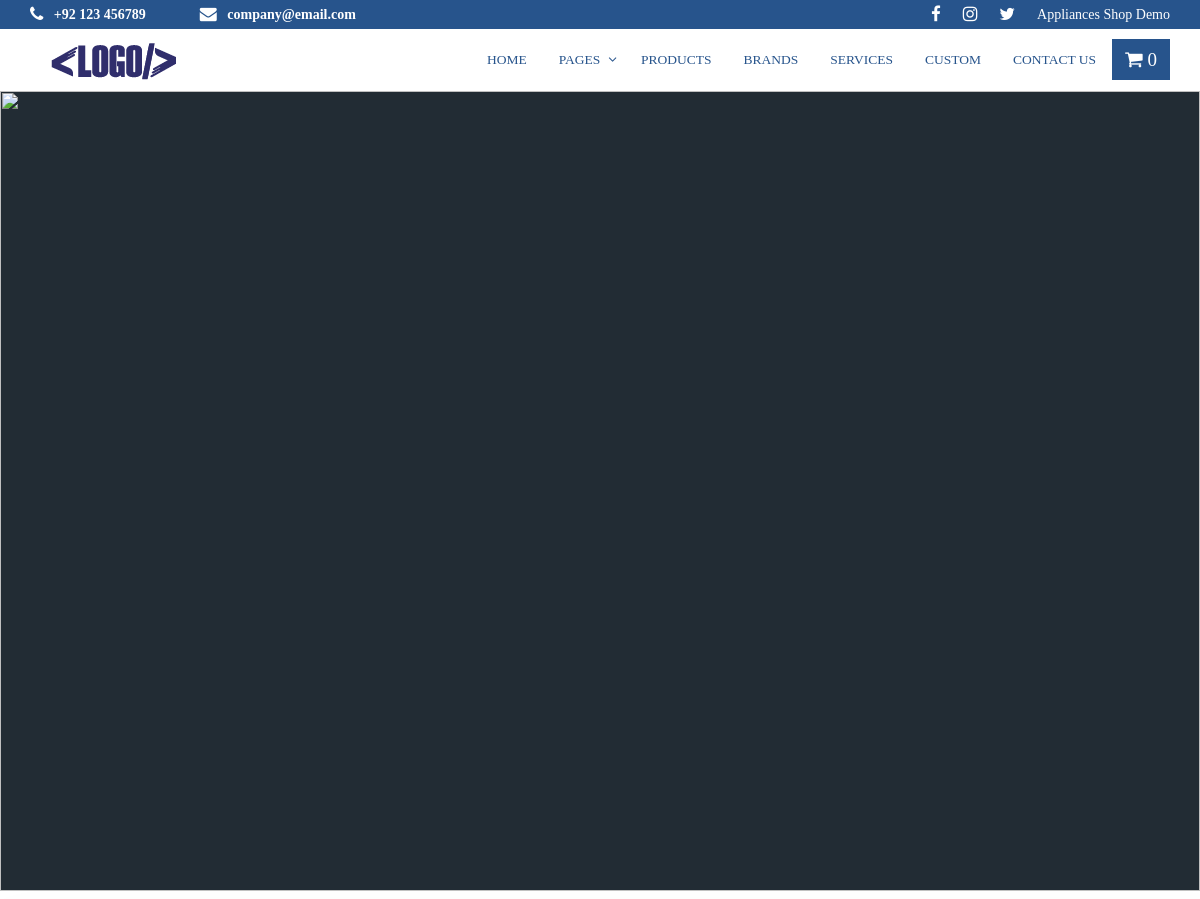
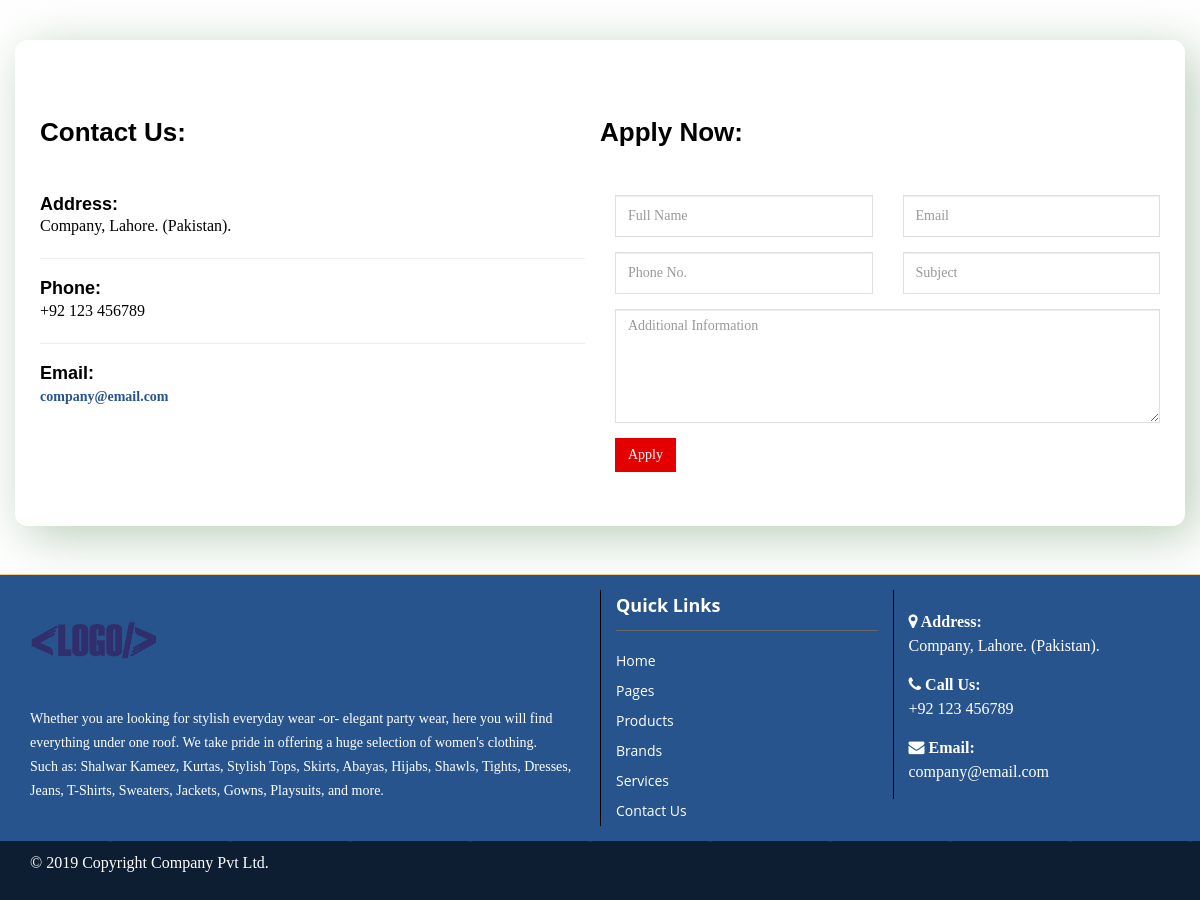
/career.php, run on the app's committed database (2 pictures, top to bottom).
### tables this page shows
CREATE TABLE IF NOT EXISTS `contact` (
  `id` int(11) NOT NULL AUTO_INCREMENT,
  `sitename` text,
  `logo` text,
  `phone` text,
  `email` text,
  `address` text,
  `gmaps` text,
  `cover` text,
  `post` text,
  `fpost` text,
  `facebook` text,
  `twitter` text,
  `insta` text,
  `youtube` text,
  PRIMARY KEY (`id`)
);

CREATE TABLE IF NOT EXISTS `pages` (
  `id` int(11) NOT NULL AUTO_INCREMENT,
  `name` text NOT NULL,
  `slug` varchar(90) NOT NULL,
  `icon` text,
  `metak` text,
  `metad` text,
  `cover` text,
  `post` text,
  `res` int(11) NOT NULL DEFAULT '0',
  `ordr` int(11) NOT NULL,
  `hide` int(11) NOT NULL DEFAULT '0',
  PRIMARY KEY (`id`),
  UNIQUE KEY `slug` (`slug`)
);

### career.php (the view, shortened to what this page needs)
<html>
<head>
<?php include 'include/connect.php'; ?>
<?php if(empty( $_GET['page_name'])) $link = 'Null' ?>
  <?php include('include/head.php') ?>
</head>
<body onload="showtoast()"  class="page-header-fixed bg-1 layout-boxed">
  <div class="modal-shiftfix">
    <?php include('include/header.php') ?>
  <div class="banner">
    <img src="images/covers/<?php echo $pagecover ?>" class="img-responsive" width="100%">
  </div>
     <br>
     <br>
  <div class="container pbg">
    <div class="row">
<br>
<br>
     <div class="row"  class="pbg">
      <div class="col-md-6">
          <h2>Contact Us:</h2>
                <br><br>
        <div class="address">
        <h4>Address:</h4>
        <ul class="list-unstyled">
            <?php echo $siteaddress ?>
        </ul>
        </div>
             <hr>
             <div class="phone">
            <h4>Phone:</h4>
            <ul class="list-unstyled">
              <li> <?php echo $sitephone ?></li>
          </ul>
        </div>
             <hr>
        <div class="email">
        <h4>Email:</h4>
        <ul class="list-unstyled">
            <li> <a href="mailto:<?php echo $sitemail ?>"><?php echo $sitemail ?></a></li>
        </ul>
        </div>
      </div>
      <div class="col-md-6">
             <div class="row">
        <div class="card">
            <div class="card-body">
                <h2>Apply Now:</h2>
                <br><br>
                 <form action="" method="post">
                         <div class="form-row">
                             <div class="form-group col-md-6">
                               <input id="Full Name" name="name" placeholder="Full Name" class="form-control" type="text">
                             </div>
                             <div class="form-group col-md-6">
                               <input type="email" name="email" class="form-control" id="inputEmail4" placeholder="Email">
                             </div>
                           </div>
                         <div class="form-row">
                             <div class="form-group col-md-6">
                                 <input id="Phone No." name="phone" placeholder="Phone No." class="form-control" required type="text">
                             </div>
                             <div class="form-group col-md-6">
                                 <input id="Subject" name="subject" placeholder="Subject" class="form-control" required type="text">
                             </div>
                             <div class="form-group col-md-12">
                                       <textarea id="comment" name="msg" cols="40" rows="5" placeholder="Additional Information"class="form-control"></textarea>
                              </div>
                         </div>
                         <div class="col-md-12">
                             <button name="submit" type="submit" class="btn btn-danger">Apply</button>
                         </div>
                     </form>
            </div>
        </div>
             </div>
    </div>
         <div class="clearfix">&nbsp;</div>
     </div>
     </div>
  </div>
<?php include('include/footer.php') ?>
</body>
</html>

### include/header.php (shortened to what this page needs)
<?php
        $rows =mysqli_query($con,"SELECT * FROM shop where status='cart' AND device='$device'" ) or die(mysqli_error($con));        $rowcount=mysqli_num_rows($rows);
?>
<header class="header-wrapper">
    <div class="topbar clearfix bgcolor">
      <div class="container">
      <ul class="topbar-left ">
          <li><i class="fa fa-phone"></i> <?php echo $sitephone ?> </li>
          <li class="email-id"> <i class="fa fa-envelope"></i>
            <a class="theme-text" href="mailto:<?php echo $sitemail ?>"><?php echo $sitemail ?></a>
          </li>
        </ul>
        <ul class="topbar-right    hidden-xs  hidden-sm">
          <li><i class="fa fa-facebook"></i></li>
          <li><i class="fa fa-instagram"></i></li>
          <li><i class="fa fa-twitter"></i></li>
          <li><?php echo $sitename ?></li>
        </ul>
      </div>
    </div>
    <div class="header clearfix">
      <nav class="navbar navbar-main navbar-default">
        <div class="container">
          <div class="row">
            <div class="col-xs-12">
              <div class="header_inner">
                <center>
                <div class="collapse navbar-collapse" id="main-nav"><span class="navbar-header"></span>
                  <ul class="nav navbar-nav">
              <li class="newlogo">
                <div class="hidden-xs">
                                <a class="logo clearfix" href="home"><img src="images/<?php echo $sitelogo; ?>" alt="" class="img-responsive"/></a>
                     </div>
              </li>
                    <?php
                    $rows =mysqli_query($con,"SELECT name,slug,res FROM pages WHERE hide=0  ORDER BY ordr" ) or die(mysqli_error($con));
                      while($row=mysqli_fetch_array($rows)){
                        $slug = $row['slug'];
                        $name = $row['name'];
                        $res = $row['res'];
                        ?>
                    <li <?php if($link==$slug) echo'class="bgcolor"' ;?> <?php if($slug=='pages') echo'class="dropdown"' ; else if($slug=='videos') echo'style="display:none;"'; ?>>
                      <a href="<?php if($res==0) echo'cpages-' ;?><?php if($slug=='pages') echo'#'; else  echo $slug ?>"></span><?php echo $name ?></a>
                    </li>
                    <?php } ?>
                    <li class="cartmenu bgcolor hidden-xs">
  <div class="dropdown show">
  <a style="font-size: 19px;" class="btn btn-secondary dropdown-toggle hoverwhite" href="#" role="button" id="dropdownMenuLink" data-toggle="dropdown" aria-haspopup="true" aria-expanded="false" style="color: #fff">
    <i class="fa fa-shopping-cart"></i> <span><?php echo $rowcount ?></span>
  </a>
</div>
                </li>
                  </ul>
                </div>
              </center>
              </div>
            </div>
          </div>
        </div>
      </nav>
    </div>
  </header>

### include/footer.php (shortened to what this page needs)
<br>
<br>
<footer class="footer-v1">
  <div class="menuFooter clearfix bgcolor">
    <div class="container">
      <div class="row clearfix">
        <div class="col-sm-6 col-xs-12">
        	<p><img src="images/<?php echo $sitelogo; ?>" alt="" class="img-responsive"/></p>
        	<p><?php echo $fpost ;?></p>
        </div>
        <div class="col-sm-3 col-xs-12 borderLeft">
          <h5 class="theme-text">Quick Links</h5>
          <ul class="menuLink">
            <?php
            $rows =mysqli_query($con,"SELECT name,slug,res FROM pages where res=1 AND hide=0  ORDER BY ordr" ) or die(mysqli_error($con));
            while($row=mysqli_fetch_array($rows)){
              $slug = $row['slug'];
              $name = $row['name'];
              ?>
              <li <?php if($slug=='videos') echo ' style="display:none;" ' ; ?> ><a class="theme-text" href="<?php echo $slug ?>"><?php echo $name ?></a></li>
            <?php } ?>
          </ul>
        </div>
        <div class="col-sm-3 col-xs-6 borderLeft">
          <div class="footer-address">
            <p>
              <strong><i class="fa fa-map-marker"></i> Address:</strong> <br>
              <?php echo $siteaddress ?>
            </p>
            <p>
             <strong><i class="fa fa-phone"></i> Call Us:</strong> <br>
             <?php echo $sitephone ?>
           </p>
           <p>
             <strong><i class="fa fa-envelope"></i> Email:</strong> <br>
             <?php echo $sitemail ?>
           </p>
         </div>
       </div>
     </div>
   </div>
 </div>
 <div class="footer clearfix bgcolor bgdark">
  <div class="container">
    <div class="row clearfix">
      <div class="col-sm-6 col-xs-12 copyRight">
        <p>© 2019 Copyright Company Pvt Ltd. </p>
      </div>
      <div class="col-sm-6 col-xs-12 privacy_policy">
      </div>
    </div>
  </div>
</div>
</footer>

### css/default.css (style rules this page uses)
a, a:hover, .header .navbar-default .navbar-nav li a:hover, .header .navbar-default .navbar-nav .active a, .header .navbar-default .navbar-nav .active a:hover, .header .navbar-default .navbar-nav .active a:focus, .header .navbar-nav li.open .dropdown-menu li a:hover, .header .navbar-nav li.open .dropdown-menu li a:focus, .header .navbar-nav li.dropdown .dropdown-menu li a:hover, .header .navbar-nav li.dropdown .dropdown-menu li a:focus, .header .navbar-nav li.open .dropdown-menu li.active a, .header .navbar-nav li.dropdown .dropdown-menu li.active a, .courses_right_inner td ul li.active a, .courses_right_inner td a:hover, .courses_left_inner ul li a:hover, .courses_left_inner ul li a:focus, .courses_left_inner ul li.active a, .item_inner a.fees, .sidebar_item.admission .item_inner.program ul li a:hover, .sidebar_item.admission .item_inner.program ul li.active a, .item_inner.question a, .fc-center h2, .fc-event-container a.more, ul.contact_info li .fa, ul.contact_info li a:hover, .error-content a, li.language.dropdown ul.dropdown-menu li.active a, li.language.dropdown ul.dropdown-menu li a:hover { color: var(--theme-color) }
.topbar, .btn.learnBtn, .related_post_sec a.more_post, .pagination>li>a, .pagination>li>span, .pagination>.active>a, .pagination>.active>span, .pagination>.active>a:hover, .pagination>.active>span:hover, .pagination>.active>a:focus, .pagination>.active>span:focus, .pagination>li>a:hover, .pagination>li>span:hover, .pagination>li>a:focus, .pagination>li>span:focus, .item_inner.slider .flex-direction-nav a, .single_content .tab_menu>ul li a:hover, .single_content .tab_menu>ul li.active a, .feature-section .commonBtn.secondaryBtn, .feature-section .commonBtn.secondaryBtn:hover, .feature-section .commonBtn.secondaryBtn:focus, .cartListInner .updateArea .btn, .cartListInner .updateArea .btn:hover { border-color: var(--theme-color) }
.topbar, .captionLink, .captionLink:hover, .learnBtn, .flex-control-paging li a.flex-active, .courses_right_inner th, .pagination>.active>a, .pagination>.active>span, .pagination>.active>a:hover, .pagination>.active>span:hover, .pagination>.active>a:focus, .pagination>.active>span:focus, .pagination>li>a:hover, .pagination>li>span:hover, .pagination>li>a:focus, .pagination>li>span:focus, #single_banner .flex-control-paging li a.flex-active, .single_content .tab_menu>ul li a:hover, .single_content .tab_menu>ul li.active a, .carousel-indicators li.active, .price-title, .version3 .header .navbar, .header-v3 .header .navbar, .feature-section .commonBtn.secondaryBtn, .cartListInner .updateArea .btn, .cartListInner .updateArea .btn:hover { background-color:var(--theme-color); }

### custom.css (style rules this page uses)
:root { --theme-color: #27548c; --theme-text: #fff; --text-color: #000; --hover-color: #000; }
.theme-text { color:var(--theme-text) !important; }
body { color:var(--text-color) !important; }
.h1, .h2, .h3, .h4, .h5, .h6, h1, h2, h3, h4, h5, h6 { color:var(--text-color) !important; }
body { font-family: Tahoma !important; font-weight: 100 !important; font-size: 16px; }
a { color: var(--theme-color) !important; }
.bgcolor { background-color: var(--theme-color) !important; color: var(--theme-text) !important; }
.pbg { background: #ffffff; padding: 3rem 4rem; box-shadow: 0px 0px 30px rgba(115, 128, 157, 0.1); -webkit-box-shadow: 5px 5px 15px var(--theme-color); border-radius: 1.25rem; }
.bgdark { background: url('images/bgdark.png'); background-size: contain; }
.hoverwhite { color:#fff !important; }
.menuLink li a { color: var(--theme-text); }

### career.php (style rules this page uses)
.pbg { background: #ffffff; padding: 3rem 4rem; box-shadow: 0px 0px 30px rgba(115, 128, 157, 0.1); -webkit-box-shadow: 10px 10px 50px rgba(115, 157, 116, 0.51); border-radius: 1.25rem; }

### include/header.php (style rules this page uses)
.cartmenu { position: relative; z-index: 99999; }
.newlogo { position: absolute !important; float: left !important; left: 35px; top: -18px; }
.navbar-nav { float: right; display: inline-block; margin-top: 10px; margin-bottom: 10px }

### data on the page
contact: email "company@email.com", sitename "Appliances Shop Demo", logo (picture), address "Company, Lahore. (Pakistan).", phone "+92 123 456789", fpost "Whether you are looking for stylish everyday wear -or- elegant party wear, here you will find everything under one roof. We take pride in offering a huge selection of women's clothing. Such as: Shalwar Kameez, Kurtas, Stylish Tops, Skirts, Abayas, Hijabs, Shawls, Tights, Dresses, Jeans, T-Shirts, Sweaters, Jackets, Gowns, Playsuits, and more."
pages: name "HOME", name "Home"
pages: name "PAGES", name "Pages"
pages: name "PRODUCTS", name "Products"
pages: name "BRANDS", name "Brands"
pages: name "SERVICES", name "Services"
pages: name "CUSTOM"
pages: name "CONTACT US", name "Contact Us"

### other printed values
$rowcount "0"
